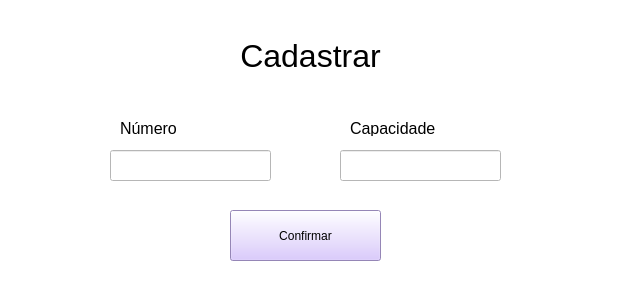
<?xml version="1.0" encoding="UTF-8"?>
<ui version="4.0">
 <class>MainWindow</class>
 <widget class="QMainWindow" name="MainWindow">
  <property name="geometry">
   <rect>
    <x>0</x>
    <y>0</y>
    <width>617</width>
    <height>297</height>
   </rect>
  </property>
  <property name="windowTitle">
   <string>MainWindow</string>
  </property>
  <property name="styleSheet">
   <string notr="true">background-color: rgb(255, 255, 255);</string>
  </property>
  <widget class="QWidget" name="centralwidget">
   <widget class="QLabel" name="label">
    <property name="geometry">
     <rect>
      <x>290</x>
      <y>190</y>
      <width>49</width>
      <height>16</height>
     </rect>
    </property>
    <property name="text">
     <string/>
    </property>
   </widget>
   <widget class="QLabel" name="label_2">
    <property name="geometry">
     <rect>
      <x>0</x>
      <y>30</y>
      <width>621</width>
      <height>51</height>
     </rect>
    </property>
    <property name="font">
     <font>
      <family>Microsoft Sans Serif</family>
      <pointsize>24</pointsize>
     </font>
    </property>
    <property name="text">
     <string>Cadastrar</string>
    </property>
    <property name="alignment">
     <set>AlignCenter</set>
    </property>
   </widget>
   <widget class="QLineEdit" name="txt_numeroCadastrarMesa">
    <property name="geometry">
     <rect>
      <x>110</x>
      <y>150</y>
      <width>161</width>
      <height>31</height>
     </rect>
    </property>
   </widget>
   <widget class="QLabel" name="label_3">
    <property name="geometry">
     <rect>
      <x>350</x>
      <y>120</y>
      <width>121</width>
      <height>16</height>
     </rect>
    </property>
    <property name="font">
     <font>
      <pointsize>12</pointsize>
     </font>
    </property>
    <property name="text">
     <string>Capacidade</string>
    </property>
   </widget>
   <widget class="QLabel" name="label_4">
    <property name="geometry">
     <rect>
      <x>120</x>
      <y>120</y>
      <width>91</width>
      <height>16</height>
     </rect>
    </property>
    <property name="font">
     <font>
      <pointsize>12</pointsize>
     </font>
    </property>
    <property name="text">
     <string>Número</string>
    </property>
   </widget>
   <widget class="QLineEdit" name="txt_qtdCadastrarMesa">
    <property name="geometry">
     <rect>
      <x>340</x>
      <y>150</y>
      <width>161</width>
      <height>31</height>
     </rect>
    </property>
   </widget>
   <widget class="QPushButton" name="bt_confirmarCadastro_mesa">
    <property name="geometry">
     <rect>
      <x>230</x>
      <y>210</y>
      <width>151</width>
      <height>51</height>
     </rect>
    </property>
    <property name="styleSheet">
     <string notr="true">background-color: rgb(209, 187, 255);</string>
    </property>
    <property name="text">
     <string>Confirmar</string>
    </property>
   </widget>
  </widget>
  <widget class="QStatusBar" name="statusbar"/>
 </widget>
 <resources/>
 <connections/>
</ui>
